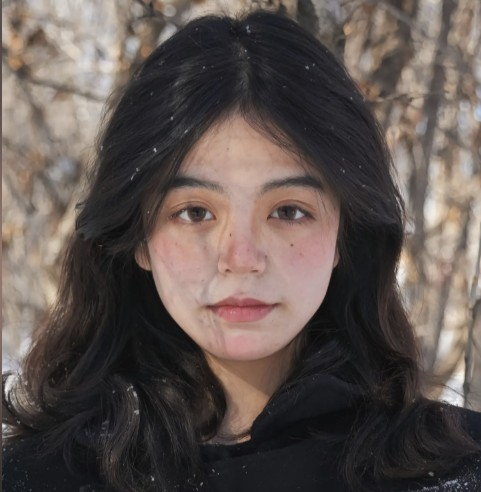
#> input picture face.jpg, 481 x 492 px
$ python 4_think.py   (older library calls are emulated)
#> lines starting #> are read from the running program, lines starting #| are printed output that depends on the picture
import cv2
import numpy as np
import matplotlib.pyplot as plt
import os
os.chdir(os.path.dirname(os.path.abspath(__file__)))

# ===================== 工具函数（修复版） =====================
def compute_gradient(img):
    """计算梯度（判断细节多少）"""
    grad_x = cv2.Sobel(img, cv2.CV_64F, 1, 0, ksize=3)
    grad_y = cv2.Sobel(img, cv2.CV_64F, 0, 1, ksize=3)
    grad = np.sqrt(grad_x**2 + grad_y**2)
    grad = cv2.normalize(grad, None, 0, 1, cv2.NORM_MINMAX, dtype=cv2.CV_32F)
    return grad

def downscale_region(img, M):
    """按 M 倍下采样，修复尺寸为0的问题"""
    h, w = img.shape
    # 强制保证新尺寸至少为1，避免报错
    new_h = max(1, int(h / M))
    new_w = max(1, int(w / M))
    return cv2.resize(img, (new_w, new_h), interpolation=cv2.INTER_LINEAR)

def upscale_back(img, target_h, target_w):
    """放大回原来大小，方便拼接"""
    return cv2.resize(img, (target_w, target_h), interpolation=cv2.INTER_LINEAR)

# ===================== 主流程：进阶版 —— 梯度估计局部 M（修复版） =====================
img = cv2.imread("face.jpg", cv2.IMREAD_GRAYSCALE)
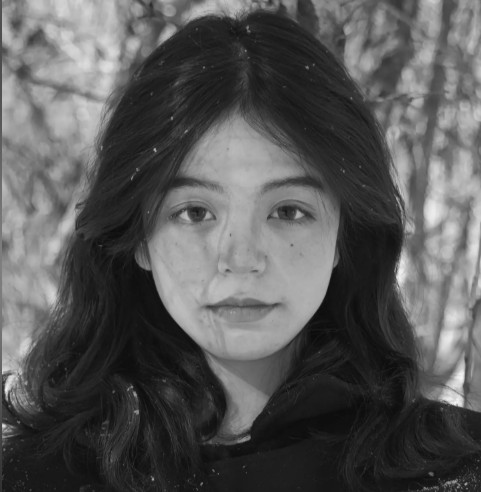
#> img: shape (492, 481); min 9, max 248, mean 87
if img is None:
    print("找不到 face.jpg，请把人脸图放在代码文件夹！")
    exit()

H, W = img.shape
#> H = 492; W = 481

# 1. 计算梯度图
grad = compute_gradient(img)
#> in compute_gradient, `grad_x = cv2.Sobel(img, cv2.CV_64F, 1, 0, ksize=3)`:
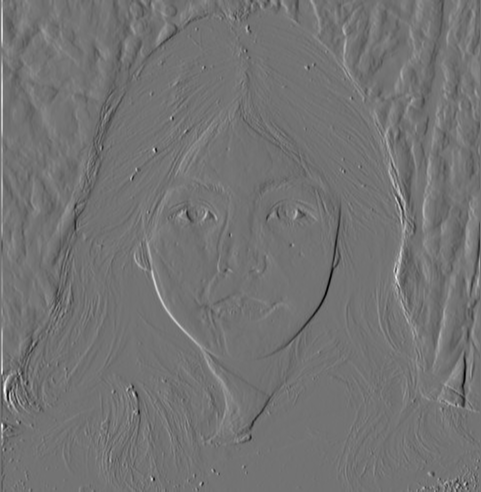
#> grad_x: shape (492, 481) float64; min -552, max 667, mean 0.5; drawn with min black and max white
#> in compute_gradient, `grad_y = cv2.Sobel(img, cv2.CV_64F, 0, 1, ksize=3)`:
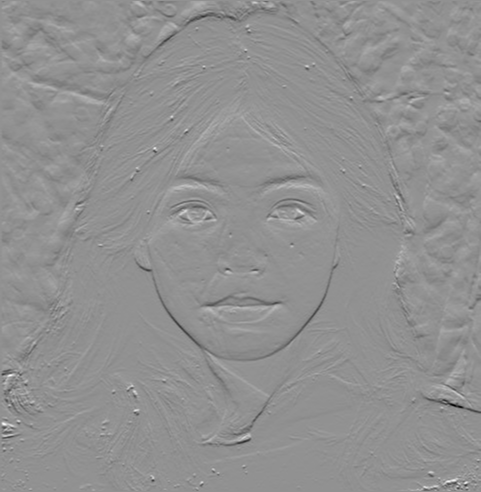
#> grad_y: shape (492, 481) float64; min -617, max 464, mean -1.7; drawn with min black and max white
#> in compute_gradient, `grad = np.sqrt(grad_x**2 + grad_y**2)`:
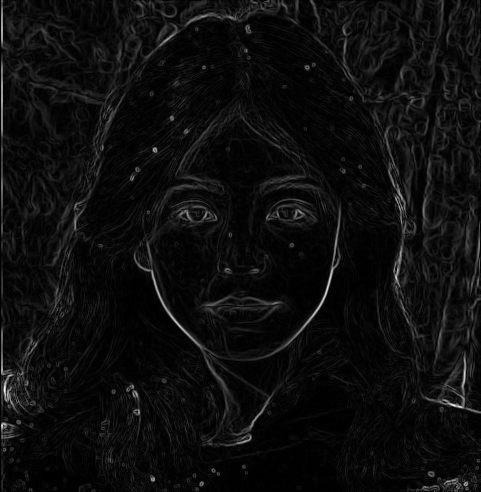
#> grad: shape (492, 481) float64; min 0, max 672.9, mean 37.1; drawn with min black and max white

# 2. 根据梯度 → 计算每个位置的 局部 M 值（核心！修复M范围）
# 规则：梯度大（细节多）→ M 小（少下采样，保清晰）；梯度小（背景）→ M 大（多下采样，抗混叠）
M_min = 2   # 细节区最多下采样 2 倍（最小M，保证下采样后尺寸≥1）
M_max = 4   # 背景区最多下采样 4 倍（降低最大M，避免边缘块尺寸为0）
local_M = M_max - (M_max - M_min) * grad  # 梯度越大，M 越小
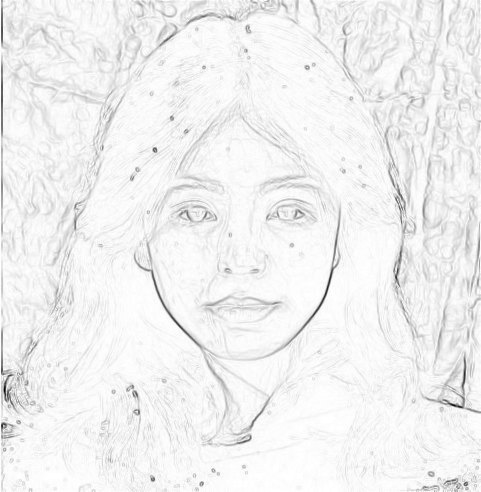
#> local_M: shape (492, 481) float32; min 2, max 4, mean 3.89; drawn with min black and max white
# 强制限制M范围，避免异常值
local_M = np.clip(local_M, M_min, M_max)

# 3. 分块处理：每个区域用自己的 M 下采样（优化块大小，避免边缘块过小）
output = np.zeros_like(img, dtype=np.float32)
block_size = 32  # 增大块大小，避免边缘块尺寸异常

for y in range(0, H, block_size):
    for x in range(0, W, block_size):
        # 取出小块，处理边缘块
        y2 = min(y + block_size, H)
        x2 = min(x + block_size, W)
        block = img[y:y2, x:x2]
        block_h, block_w = block.shape

        # 跳过尺寸过小的块（避免M计算异常）
        if block_h < 4 or block_w < 4:
            output[y:y2, x:x2] = block
            continue

        # 这块的平均 M，强制取整并限制范围
        M_block = np.mean(local_M[y:y2, x:x2])
        M_block = int(round(M_block))
        M_block = max(M_min, min(M_block, M_max))  # 二次限制

        # 自适应 σ：0.45*M（理论公式）
        sigma = 0.45 * M_block
        ksize = int(6 * sigma + 1)
        ksize = ksize if ksize % 2 == 1 else ksize + 1
        block_blur = cv2.GaussianBlur(block, (ksize, ksize), sigma)

        # 下采样 + 放大回来
        block_down = downscale_region(block_blur, M_block)
        block_restore = upscale_back(block_down, block_h, block_w)

        # 放回原图
        output[y:y2, x:x2] = block_restore

output = np.clip(output, 0, 255).astype(np.uint8)

# 对比：统一 M=4 下采样（和前两部分保持一致）
uniform_sigma = 1.8
uniform_blur = cv2.GaussianBlur(img, (int(6*uniform_sigma+1),)*2, uniform_sigma)
uniform_down = downscale_region(uniform_blur, 4)
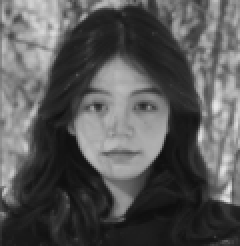
#> uniform_down: shape (123, 120) (shown 2 times larger); min 14, max 230, mean 87
uniform_final = upscale_back(uniform_down, H, W)

# 误差图
error = cv2.absdiff(output, uniform_final)
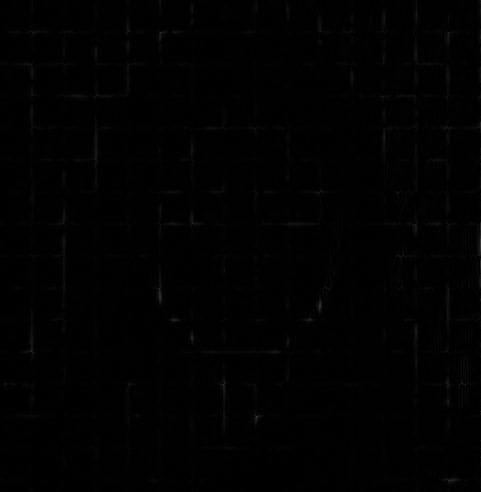
#> error: shape (492, 481); min 0, max 57, mean 1.1

# ===================== 显示 =====================
plt.figure(figsize=(18, 10))

plt.subplot(2,3,1)
plt.imshow(img, cmap='gray')
plt.title('Original Face')
plt.axis('off')

plt.subplot(2,3,2)
plt.imshow(grad, cmap='gray')
plt.title('Gradient Map')
plt.axis('off')

plt.subplot(2,3,3)
plt.imshow(local_M, cmap='jet')
plt.title(f'Local M (Bright=Small M={M_min}, Dark=Big M={M_max})')
plt.axis('off')

plt.subplot(2,3,4)
plt.imshow(uniform_final, cmap='gray')
plt.title('Uniform M=4, σ=1.8')
plt.axis('off')

plt.subplot(2,3,5)
plt.imshow(output, cmap='gray')
plt.title('Adaptive Local M Downsampling')
plt.axis('off')

plt.subplot(2,3,6)
plt.imshow(error, cmap='gray')
plt.title('Error Map (Adaptive vs Uniform)')
plt.axis('off')

plt.tight_layout()
plt.savefig("part3_advanced_local_M_fixed.png", dpi=300, bbox_inches='tight')
plt.show()

$ run again, with beauty.jpg copied over face.jpg
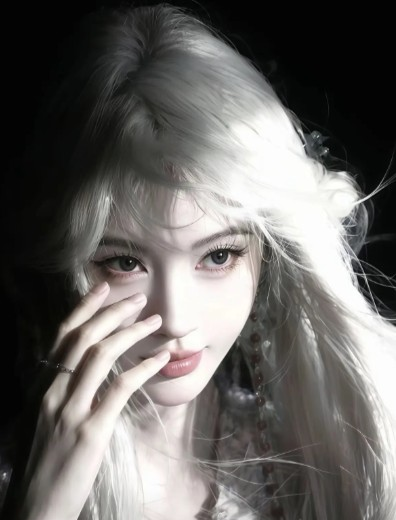
#> input picture beauty.jpg, 396 x 520 px
#> `local_M = M_max - (M_max - M_min) * grad`:
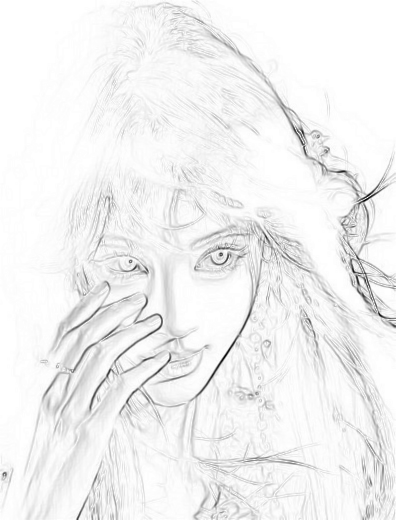
#> local_M: shape (520, 396) float32; min 2, max 4, mean 3.9; drawn with min black and max white
#> `error = cv2.absdiff(output, uniform_final)`:
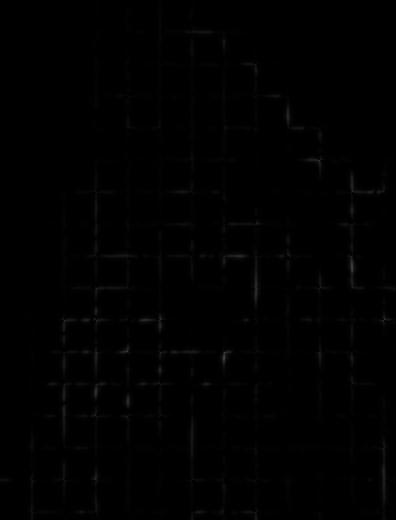
#> error: shape (520, 396); min 0, max 62, mean 1

$ run again, with 频率热力图.png saved as face.jpg
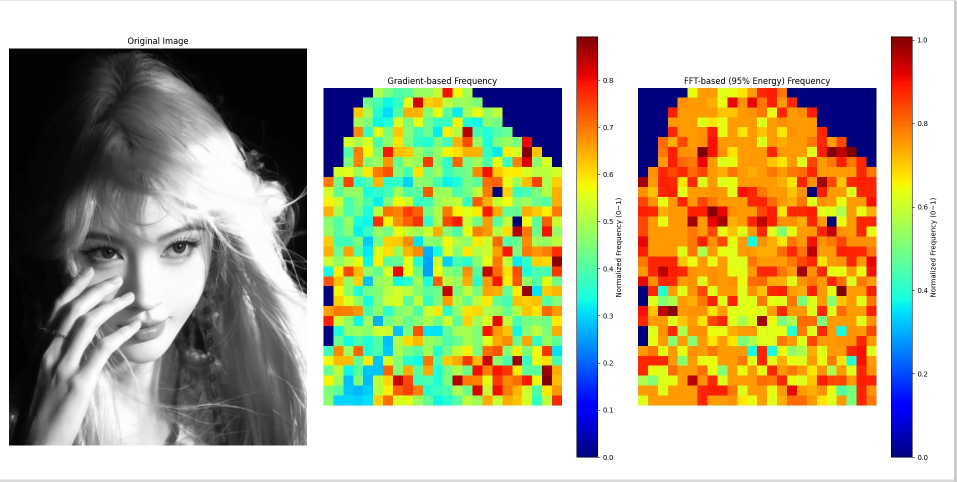
#> input picture 频率热力图.png, 1913 x 963 px (shown at 1/2 size)
#> after the loop `for y in range(0, H, block_size):`:
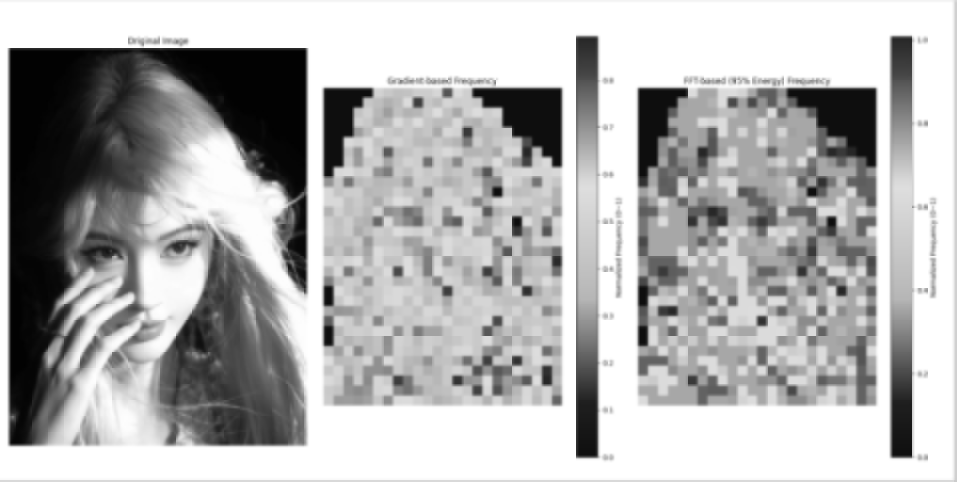
#> output: shape (963, 1913) float32 (shown at 1/2 size); min 1, max 255, mean 177.2
#> `error = cv2.absdiff(output, uniform_final)`:
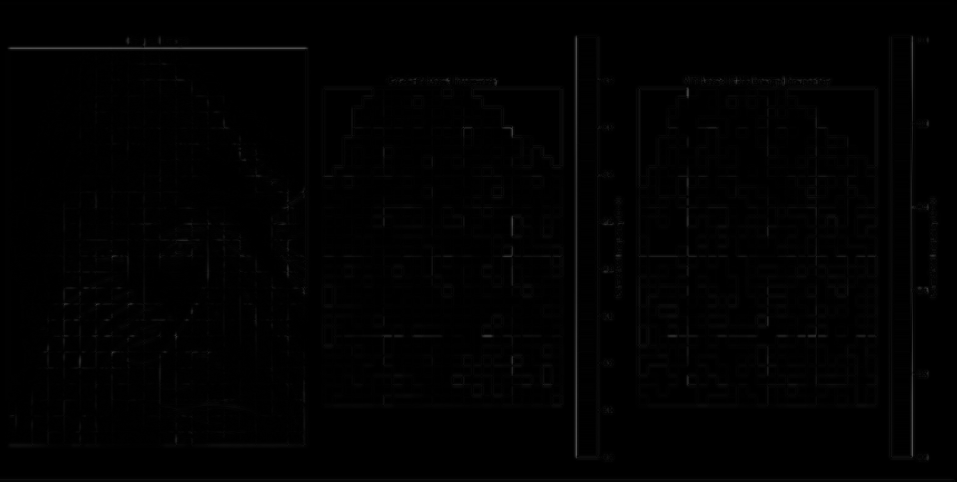
#> error: shape (963, 1913) (shown at 1/2 size); min 0, max 103, mean 1.5
